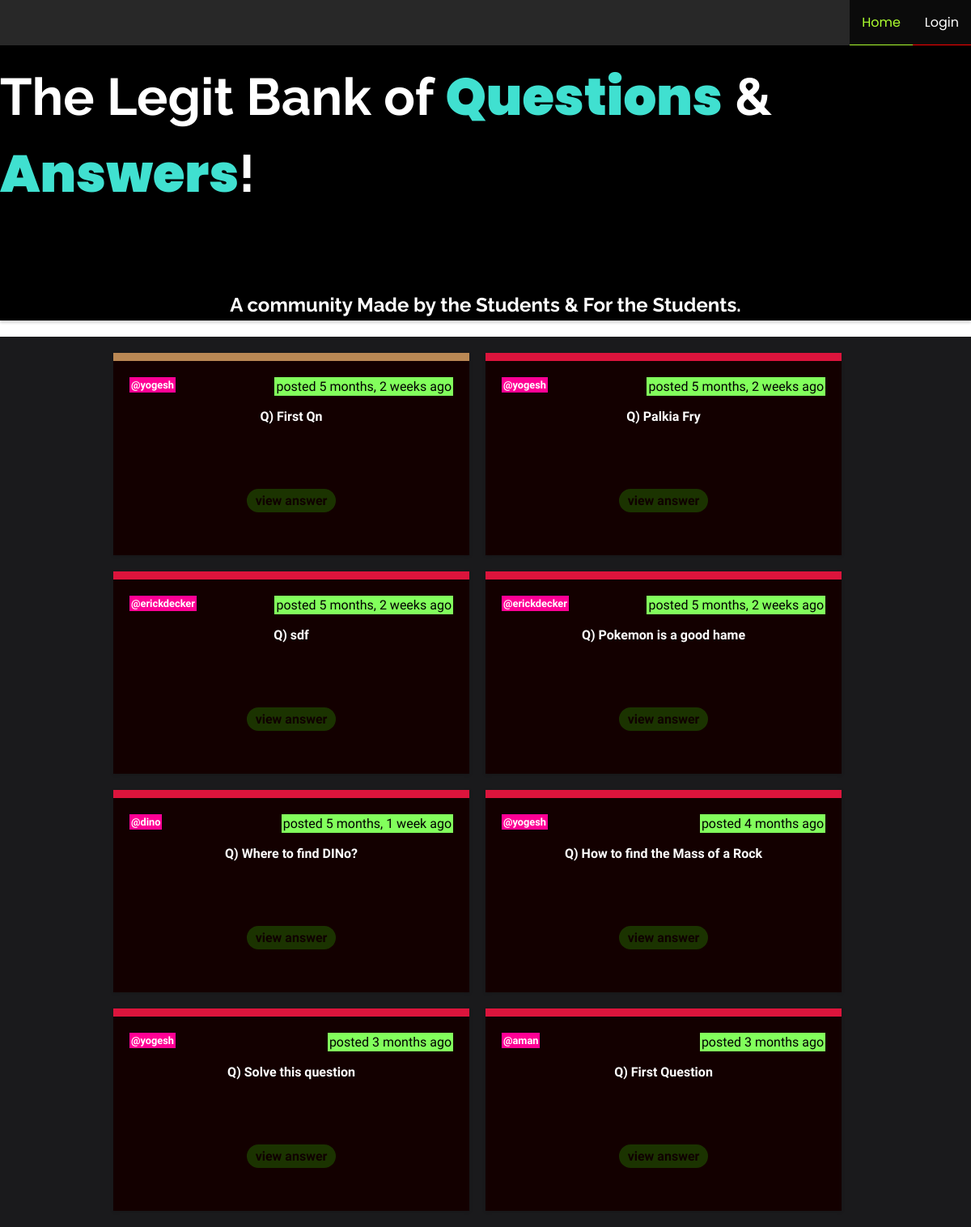
/home/, run on the app's committed database.
### base/models.py (models this page shows, shortened)
class TodoList(models.Model):
    owner=models.ForeignKey(Profile, on_delete=models.CASCADE,null=True, blank=True)
    Question_pic=models.ImageField(null=True, blank=True, default="default.jpg")
    Answer_pic=models.ImageField(null=True, blank=True, default="default.png")
    title=models.TextField( blank=True, null=True)
    description=models.TextField(blank=True, null=True)
    created=models.DateTimeField(auto_now_add=True)
    votes_positive=models.IntegerField(default=0)
    votes_negative=models.IntegerField(default=0)
    views=models.IntegerField(default=0)
    tag_name=models.ForeignKey(Tags, on_delete=models.CASCADE, null=True, blank=True)
    id=models.UUIDField(default=uuid.uuid4, unique=True, primary_key=True, editable=False)
    created=models.DateTimeField(auto_now_add=True)

class Profile(models.Model):
    profile=models.OneToOneField(User, on_delete=models.CASCADE, blank=True, null=True)
    projects=models.ForeignKey("TodoList", on_delete=models.CASCADE, blank=True, null=True)
    description=models.TextField(blank=True, null=True, default="This is my description")
    name=models.CharField(max_length=200, blank=True, null=True)
    profile_pic=models.ImageField(null=True, blank=True, default="default.jpg")
    followers=models.IntegerField(default=0)
    email=models.CharField(max_length=500, blank=True, null=True)
    rookie=models.BooleanField(default=False)
    average=models.BooleanField(default=False)
    professional=models.BooleanField(default=False)
    expert=models.BooleanField(default=False)
    god=models.BooleanField(default=False)
    verified=models.BooleanField(default=False)
    id=models.UUIDField(default=uuid.uuid4, unique=True, primary_key=True, editable=False)
    created=models.DateTimeField(auto_now_add=True)

### base/views.py (the view)
# urls.py: 2. Add a URL to urlpatterns:  path('', Home.as_view(), name='home')
def Home(request):
    tasks=TodoList.objects.all()
    profile=Profile.objects.all()
    user=User.objects.all()
    context={'tasks':tasks,'profile':profile ,'user':user}
    return render(request,'base/home.html', context)

### base/templates/base/home.html (shortened to what this page needs)
{% extends 'base/base.html' %}
{% block content %}
{% load static %}
<!DOCTYPE html>
<html lang="en">
<head>
    <link rel="stylesheet" href="{% static 'styles/style.css' %}">
</head>
<body>
    <div class="title-con">
        <h1 id="title-text" > The Legit Bank of <span class="b-text">Questions</span> & <span class="b-text">Answers</span>!</h1>
        <p id="sub-text">A community Made by the Students & For the Students.</p>
    </div>
    <div class='container'>
        <div class="list-box">
        {% for task in tasks %}
            <div class="box" id="box">
            <div id="user-details"> <a href="{% url 'profile' task.owner.id %}">  <h5 id="username"> @{{ task.owner.name }}  </h5> </a><span id="time">posted {{ task.created|timesince }} ago</span></div>
            <br>
            <h4 id="title">Q) {{ task.title|linebreaksbr }}</h4>
                <div class="v-container">
                <div class="v-ans">
                   <a href="{% url 'question' task.id %}"><p>view answer</p></a>
                </div>
            </div>
            </div>
        {% endfor %}
        </div>
    </div>
</body>
</html>
{% endblock content %}

### static/styles/style.css (style rules this page uses)
* { margin: 0px; padding: 0px; }
.container { padding: 20px; background-color:rgb(26,26,28); height: 100%; display: flex; flex-direction: row; align-items: center; justify-content: center; font-family: 'Comic Neue', cursive; flex-wrap: wrap; font-weight: 100; text-align: center; }
.b-text { font-family: "Poppins", sans-serif; font-weight: 900; color: turquoise; }
#title-text { font-family: "Raleway", sans-serif; font-size: 4rem; margin-bottom: 100px; }
.list-box { display: flex; align-items: center; justify-content: center; flex-wrap: wrap; row-gap: 20px; }
#time { float: right; color:black; background-color: rgb(130, 255, 92); padding: 2px; }
.box { padding: 20px; border-top: 10px solid crimson; box-shadow: rgba(0, 0, 0, 0.16) 0px 1px 4px; min-height: 200px; max-height: 200px; min-width: 400px; max-width: 400px; background-color:rgb(19, 0, 0); margin-right: 20px; overflow-y: scroll; color: white; animation: startanim 0.5s ease; }
#username { float: left; font-size: 0.8rem; padding: 2px; color: rgb(255, 255, 255); background-color: rgb(255, 0, 149); }
#user-details { margin-bottom: 20px; }
a { text-decoration: none; color:black;; }
.title-con { margin: 0px; padding-top: 40px; color: white; margin-bottom: 20px; display: flex; justify-content: center; background-color: rgb(0, 0, 0); height: 300px; align-items: center; flex-direction: column; box-shadow: rgba(0, 0, 0, 0.15) 0px 3px 3px 0px; }
#sub-text { font-family: "Raleway", sans-serif; font-weight: bold; font-size: 1.5rem; margin-bottom: 30px; }
.v-ans { margin-top: 20%; background-color: rgb(60, 255, 0); width: 100px; padding: 5px; border-radius: 20px; color: wheat; font-weight: bold; text-align: center; opacity: 0.2; }
.v-container { display: flex; align-items: center; justify-content: center; }

### data on the page
TodoList: owner.name "yogesh", created "5 months, 2 weeks", title "First Qn"
TodoList: owner.name "yogesh", created "5 months, 2 weeks", title "Palkia Fry"
TodoList: owner.name "erickdecker", created "5 months, 2 weeks", title "sdf"
TodoList: owner.name "erickdecker", created "5 months, 2 weeks", title "Pokemon is a good hame"
TodoList: owner.name "dino", created "5 months, 1 week", title "Where to find DINo?"
TodoList: owner.name "yogesh", created "4 months", title "How to find the Mass of a Rock"
TodoList: owner.name "yogesh", created "3 months", title "Solve this question"
TodoList: owner.name "aman", created "3 months", title "First Question"
